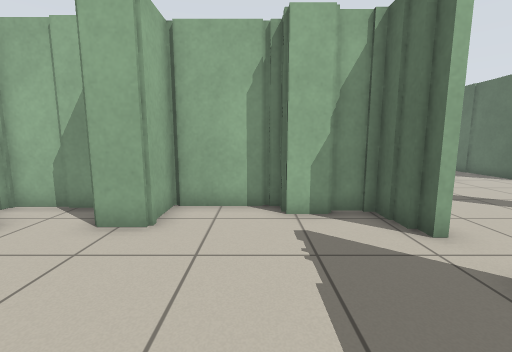
view 1 (above)

24 first-person views from a walk through a robot-simulator world made for Stage. The camera is 0.94 m above the floor, tilts 8° down and sees 90° across. Floor lines are 1 m apart. The floor is counted in squares, 0.5 m on a side. Each view is taken from the middle of a square. On the plan, view 1 faces up. The plan holds only what a view shows up to about 15 squares ahead; the rest is blank. The robots in the file are not drawn.

view 2
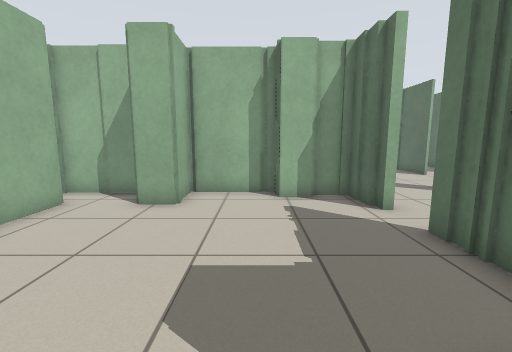

view 3
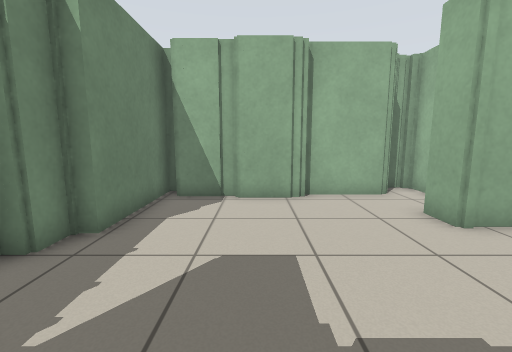

view 4
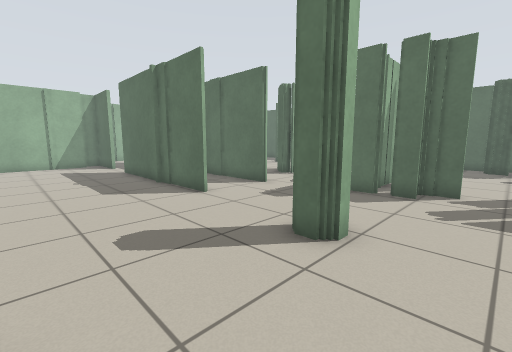

view 5
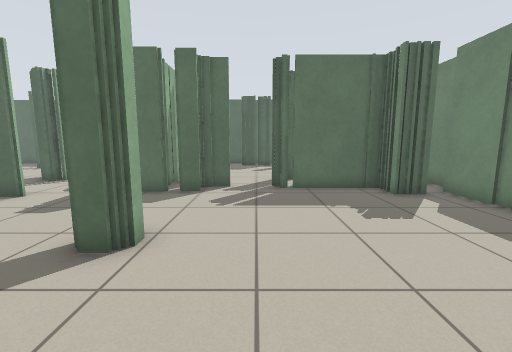

view 6
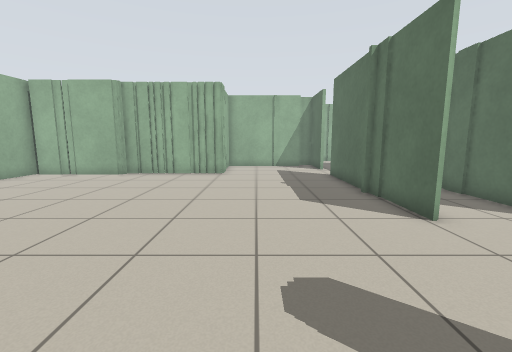

view 7
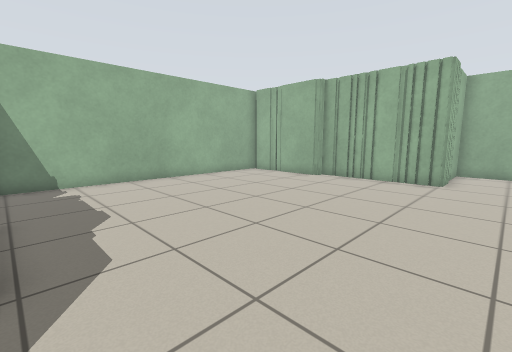

view 8
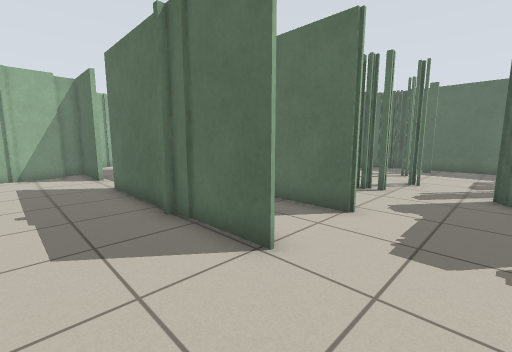

view 9
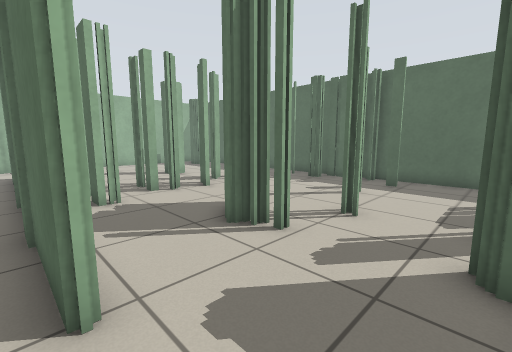

view 10
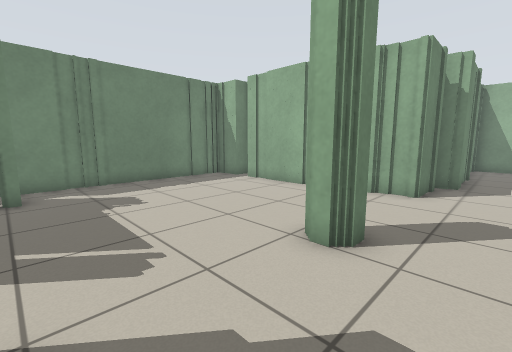

view 11
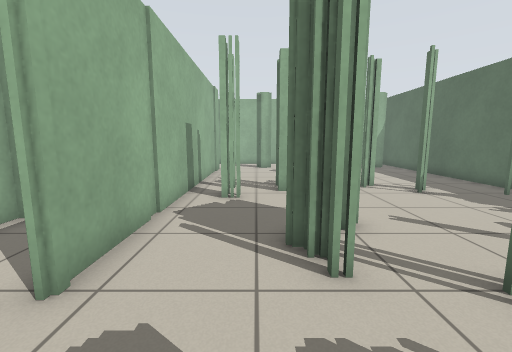

view 12
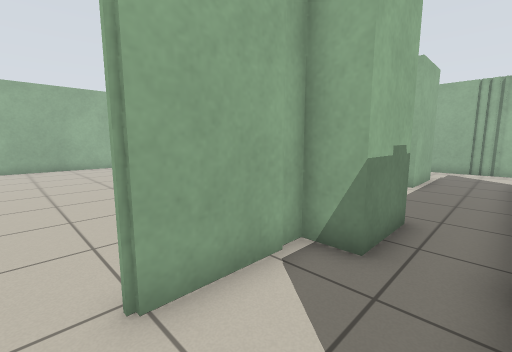

view 13
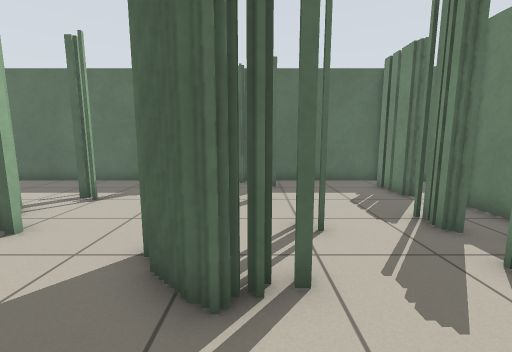

view 14
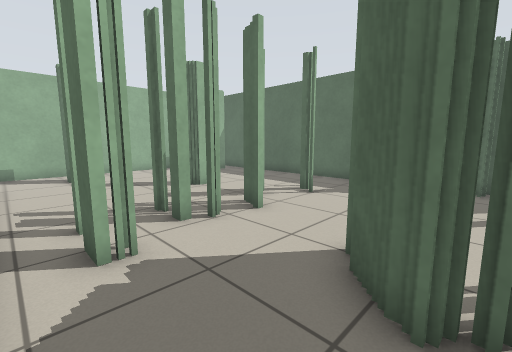

view 15
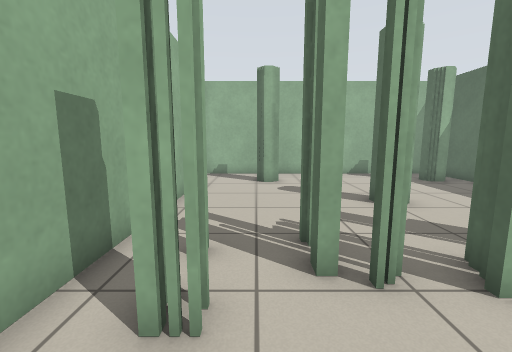

view 16
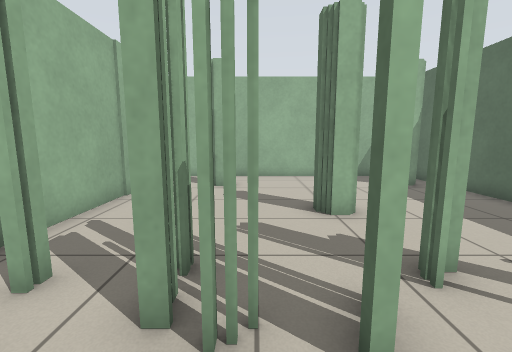

view 17
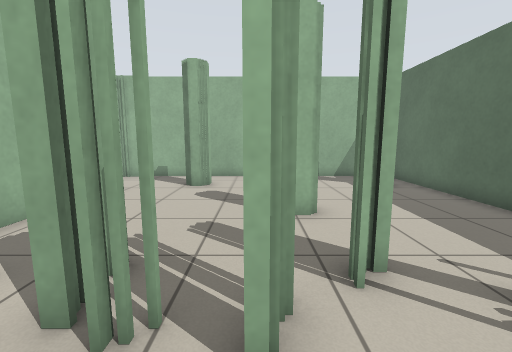

view 18
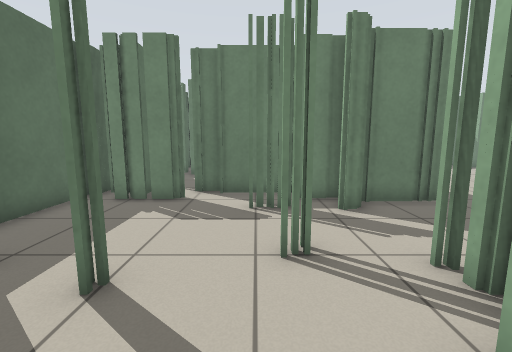

view 19
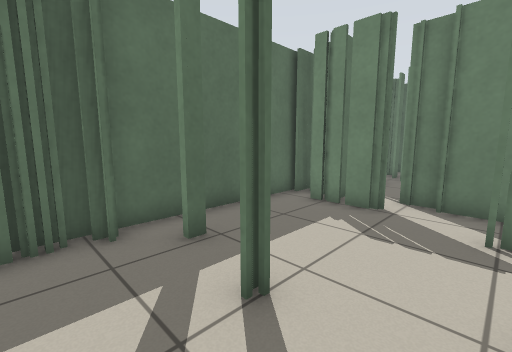

view 20
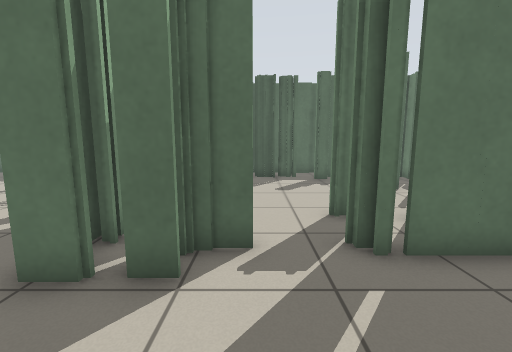

view 21
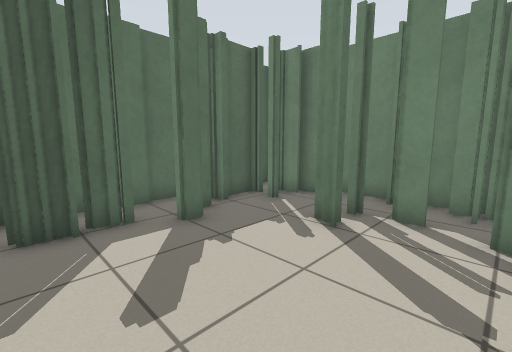

view 22
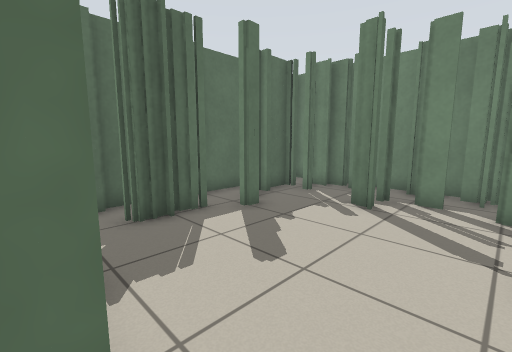

view 23
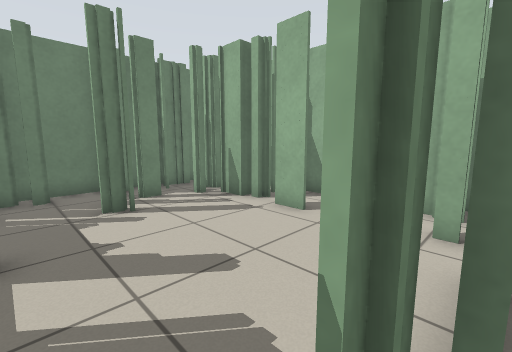

view 24
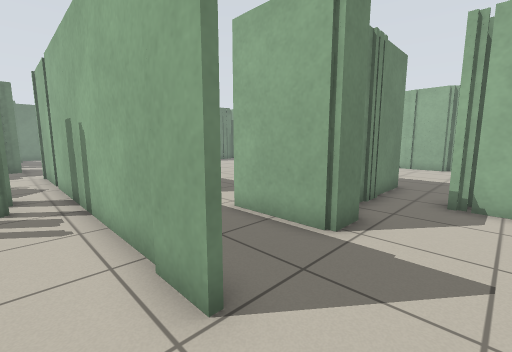

### Floor plan
Key: @ floor where view 1 was taken; # wall or solid block; x gap in a wall; . floor.
Columns run from 7 left of view 1 to 25 right of it. Each row starts with its distance up from view 1.
 29                 #################
 28             #...................#
 27            .#..........#......#x#
 26     ...........##..##...........#
 25   #.......#######..##...........#
 24     ....  #.....#..#............#
 23           #.....#..#......#.....#
 22           #........#............#
 21      ######........#............#
 20 ######     ........#............#
 19 #...............#..#.#.x.#x##...#
 18 #...............#..#.#.#x#.....##
 17 #...............##.#...........##
 16 #...............##.#...........#
 15 #...............##.#...........##
 14 #...............#..#...##......##
 13 #...............#..#...#....#...#
 12 #...............#..#............#
 11 #...............................#
 10 #...............................#
  9 #......................####.....#
  8 #....####...........######..#####
  7 ########### ...##...####.####.###
  6 ##.###..####...##...####........#
  5  #........##..................#.#
  4  #............................x.#
  3  #.........#.........###......x.#
  2  ##........#.........# #......#.#
  1  ##........#.........# #......#.#
  0  #.....@.  #.........# #...#..###
 -1  # ...... ##........## ##.##..##
 -2  #####...  #........#  ####...#
 -3      ##    ##########    ##.###
 -4                           ####

Where each view was taken, in squares from view 1:
view 1: 0 up, 0 right, facing up
view 2: 2 down, 0 right, facing up
view 3: 1 up, 3 right, facing left
view 4: 4 up, 4 right, facing up-right
view 5: 4 up, 4 right, facing right
view 6: 6 up, 5 right, facing up
view 7: 8 up, 5 right, facing up-left
view 8: 9 up, 6 right, facing up-right
view 9: 9 up, 12 right, facing up-right
view 10: 9 up, 13 right, facing down-left
view 11: 9 up, 15 right, facing up
view 12: 11 up, 12 right, facing up-left
view 13: 13 up, 13 right, facing right
view 14: 13 up, 13 right, facing up-right
view 15: 15 up, 15 right, facing up
view 16: 16 up, 17 right, facing up
view 17: 16 up, 18 right, facing up
view 18: 16 up, 19 right, facing down
view 19: 15 up, 19 right, facing down-right
view 20: 5 up, 10 right, facing right
view 21: 5 up, 17 right, facing down-right
view 22: 7 up, 17 right, facing down-right
view 23: 7 up, 22 right, facing down-left
view 24: 28 up, 14 right, facing down-left
